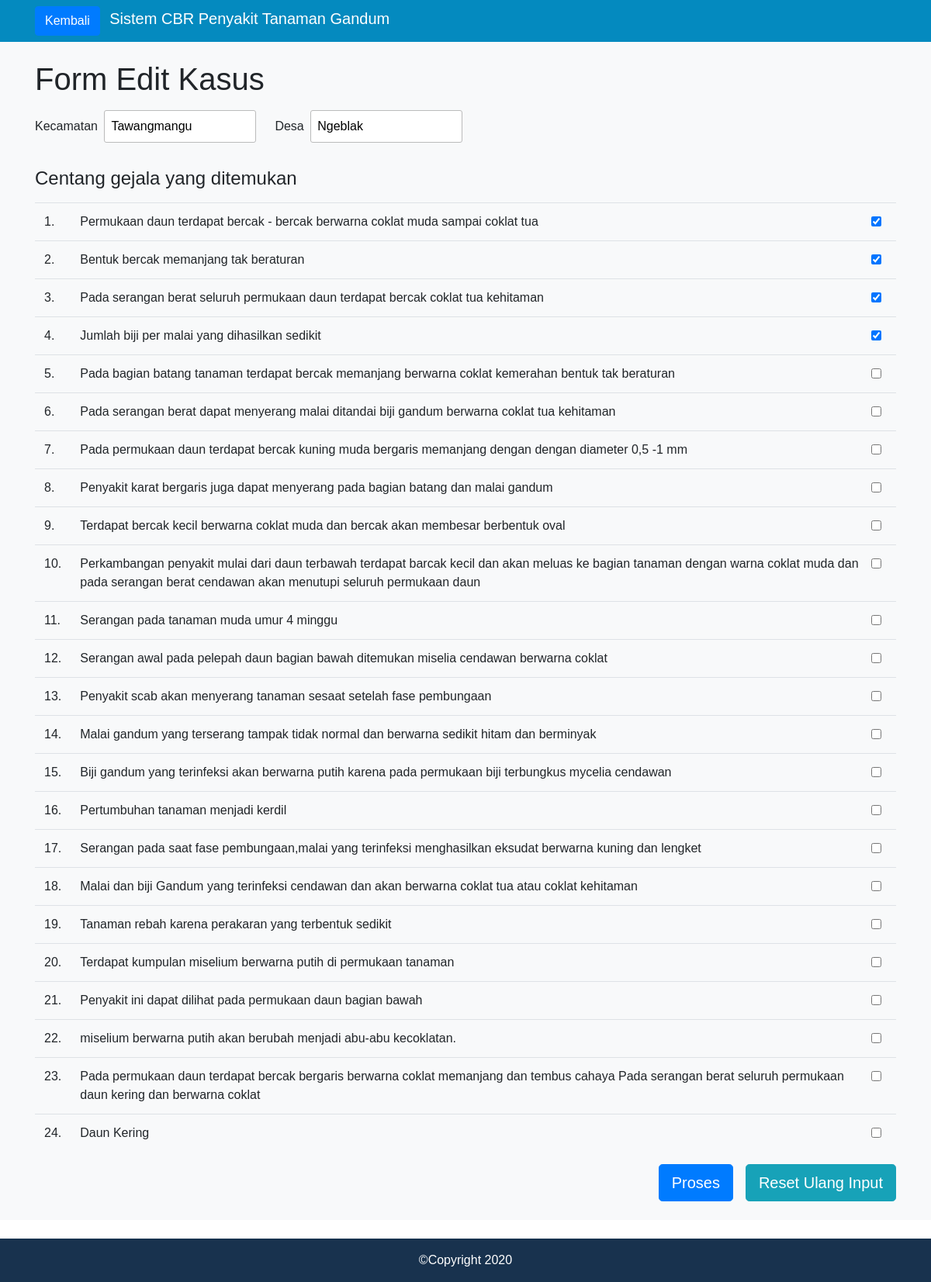
Screenshot of /edit_kasus.php?id_lokasi_kasus=1 (signed in) with the database file from the repository.
### tables this page shows
CREATE TABLE `lokasi_kasus` (
  `id_lokasi_kasus` int(11) NOT NULL,
  `kecamatan` varchar(256) DEFAULT NULL,
  `desa` varchar(256) DEFAULT NULL,
  `id_penyakit` char(3) DEFAULT NULL
);

CREATE TABLE `gejala` (
  `id_gejala` char(3) NOT NULL,
  `keterangan` text NOT NULL,
  `bobot` float DEFAULT NULL
);

### edit_kasus.php (the view, shortened to what this page needs)
<!DOCTYPE html>
<html>
    <head>
        <link rel="stylesheet" href="res/css/bootstrap.min.css">
        <link rel="stylesheet" href="res/css/icofont.min.css">
        <link rel="stylesheet" href="res/css/style.css">
    </head>
    <body>
        <header class="pt-2 pb-2 bg-blue shadow-sm">
            <div class="container">
                <a href="dashboard.php" class="btn btn-primary mr-2">Kembali</a>
                <span class="m-0 h5 d-inline-block text-white">Sistem CBR Penyakit Tanaman Gandum</span>
            </div>
        </header>
        <div class="bg-light">
            <div class="container pt-4 pb-4">
                <h1 class="mb-3">Form Edit Kasus</h1>
                <?php
                require 'php_modules/koneksi.php';
                $id_lokasi_kasus = $_GET['id_lokasi_kasus'];
                $query = "SELECT id_lokasi_kasus, kecamatan, desa, id_penyakit FROM lokasi_kasus WHERE id_lokasi_kasus = " . $id_lokasi_kasus;
                $result = mysqli_query($conn, $query) or die (mysqli_error($conn));
                $data_lokasi_kasus = mysqli_fetch_array($result);
                $query = "SELECT * FROM gejala_kasus WHERE id_lokasi_kasus = " . $id_lokasi_kasus;
                $result = mysqli_query($conn, $query) or die (mysqli_error($conn));
                $data_gejala_kasus = mysqli_fetch_all($result, MYSQLI_ASSOC);
                ?>
                <form action="hasil_proses_kasus.php" method="POST">
                    <div class="d-flex mb-3">
                        <div class="inline-form-group mr-4">
                            <label for="kecamatan">Kecamatan</label>
                            <input type="text" value="<?php echo $data_lokasi_kasus['kecamatan']; ?>" name="kecamatan" id="kecamatan" class="p-2 ml-1" placeholder="Nama kecamatan...">
                        </div>
                        <div class="inline-form-group form-group">
                            <label for="desa">Desa</label>
                            <input type="text" value="<?php echo $data_lokasi_kasus['desa']; ?>" name="desa" id="desa" class="p-2 ml-1" placeholder="Nama desa...">
                        </div>
                    </div>
                    <?php
                    $query = "SELECT * FROM gejala";
                    $result = mysqli_query( $conn, $query ) or die (mysqli_error($conn));
                    ?>
                    <span class="d-block h4 mb-3">Centang gejala yang ditemukan</span>
                    <table class="table">
                    <?php
                    $count = 1;
                    $idx = 0;
                    while ( $data = mysqli_fetch_array( $result )) {
                    ?>
                        <tr>
                            <td><?php echo $count; ?>.</td>
                            <td><?php echo $data['keterangan']; ?></td>
                        <?php
                        if ( !empty($data_gejala_kasus[$idx]) && $data_gejala_kasus[$idx]['id_gejala'] == $data['id_gejala'] ) {
                        ?>
                            <td><input type="checkbox" name="pilihan[]" class="form-check-input" value="<?php echo $data['id_gejala']; ?>" checked></td>
                        <?php
                            $idx++;
                        } else {
                        ?>
                            <td><input type="checkbox" name="pilihan[]" class="form-check-input" value="<?php echo $data['id_gejala']; ?>"></td>
                        <?php
                        }
                        ?>
                        </tr>
                    <?php
                        $count++;
                    }
                    ?>
                    </table>
                    <div class="d-flex justify-content-end">
                        <button type="submit" class="btn btn-primary btn-lg mr-3">Proses</button>
                        <button type="reset" class="btn btn-info btn-lg">Reset Ulang Input</button>
                    </div>
                </form>
            </div>
        </div>
        <div class="mt-4 pt-3 pb-3 bg-darkblue">
            <p class="m-0 text-white text-center">&copy;Copyright 2020</p>
        </div>
    </body>
</html>

### res/css/style.css (style rules this page uses)
* { box-sizing: border-box; font-family: Helvetica, sans-serif; }
.bg-darkblue { background-color: #18324E; }
.bg-blue { background-color: #048ABF; }
.inline-form-group input[type="text"] { border: 1px solid #BBBBBB; border-radius: 3px; }

### rows the page displays
lokasi_kasus: kecamatan "Tawangmangu", desa "Ngeblak"
gejala: keterangan "Permukaan daun terdapat bercak - bercak berwarna coklat muda sampai coklat tua"
gejala: keterangan "Bentuk bercak memanjang tak beraturan"
gejala: keterangan "Pada serangan berat seluruh permukaan daun terdapat bercak coklat tua kehitaman"
gejala: keterangan "Jumlah biji per malai yang dihasilkan sedikit"
gejala: keterangan "Pada bagian batang tanaman terdapat bercak memanjang berwarna coklat kemerahan bentuk tak beraturan"
gejala: keterangan "Pada serangan berat dapat menyerang malai ditandai biji gandum berwarna coklat tua kehitaman"
gejala: keterangan "Pada permukaan daun terdapat bercak kuning muda bergaris memanjang dengan dengan diameter 0,5 -1 mm"
gejala: keterangan "Penyakit karat bergaris juga dapat menyerang pada bagian batang dan malai gandum"
gejala: keterangan "Terdapat bercak kecil berwarna coklat muda dan bercak akan membesar berbentuk oval"
gejala: keterangan "Perkambangan penyakit mulai dari daun terbawah terdapat barcak kecil dan akan meluas ke bagian tanaman dengan warna coklat muda dan pada serangan berat cendawan akan menutupi seluruh permukaan daun"
gejala: keterangan "Serangan pada tanaman muda umur 4 minggu"
gejala: keterangan "Serangan awal pada pelepah daun bagian bawah ditemukan miselia cendawan berwarna coklat"
gejala: keterangan "Penyakit scab akan menyerang tanaman sesaat setelah fase pembungaan"
gejala: keterangan "Malai gandum yang terserang tampak tidak normal dan berwarna sedikit hitam dan berminyak"
gejala: keterangan "Biji gandum yang terinfeksi akan berwarna putih karena pada permukaan biji terbungkus mycelia cendawan"
gejala: keterangan "Pertumbuhan tanaman menjadi kerdil"
gejala: keterangan "Serangan pada saat fase pembungaan,malai yang terinfeksi menghasilkan eksudat berwarna kuning dan lengket"
gejala: keterangan "Malai dan biji Gandum yang terinfeksi cendawan dan akan berwarna coklat tua atau coklat kehitaman"
gejala: keterangan "Tanaman rebah karena perakaran yang terbentuk sedikit"
gejala: keterangan "Terdapat kumpulan miselium berwarna putih di permukaan tanaman"
gejala: keterangan "Penyakit ini dapat dilihat pada permukaan daun bagian bawah"
gejala: keterangan "miselium berwarna putih akan berubah menjadi abu-abu kecoklatan."
gejala: keterangan "Pada permukaan daun terdapat bercak bergaris berwarna coklat memanjang dan tembus cahaya Pada serangan berat seluruh permukaan daun kering dan berwarna coklat"
gejala: keterangan "Daun Kering"
